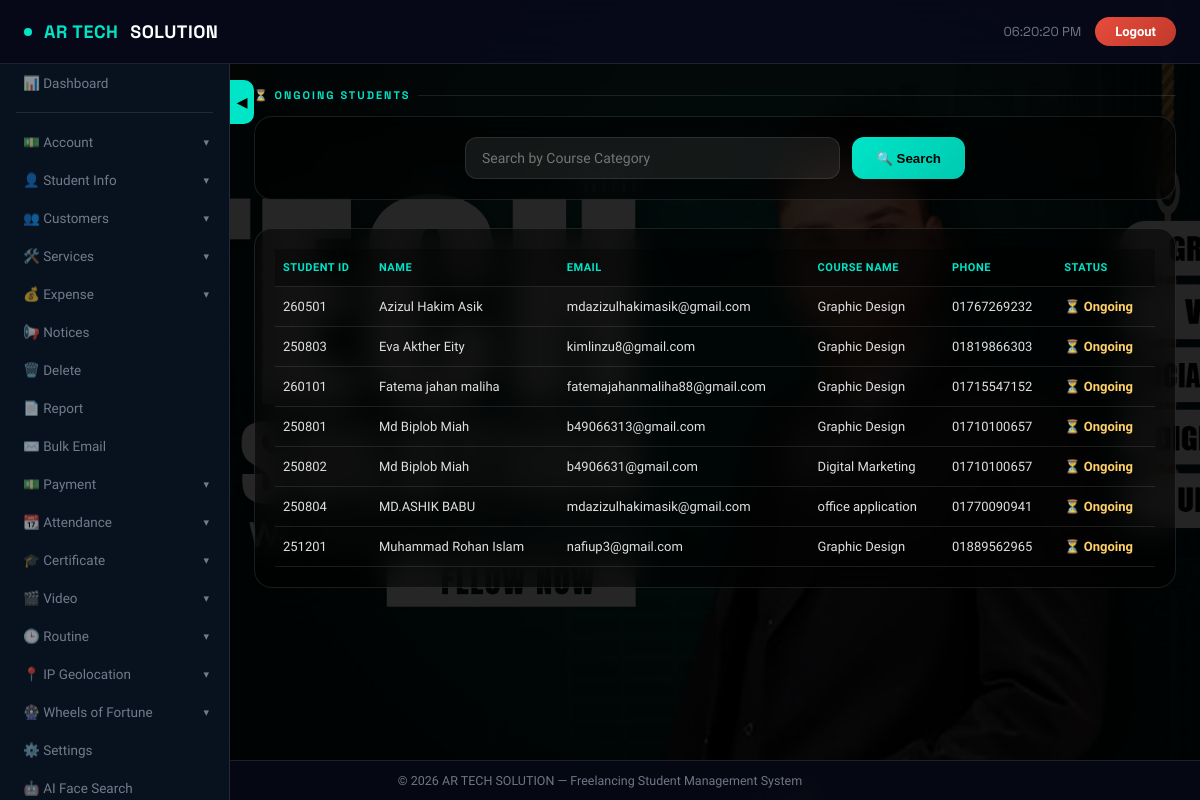
/admin/ongoing_students.php (signed in), run on an earlier commit of the app's database.
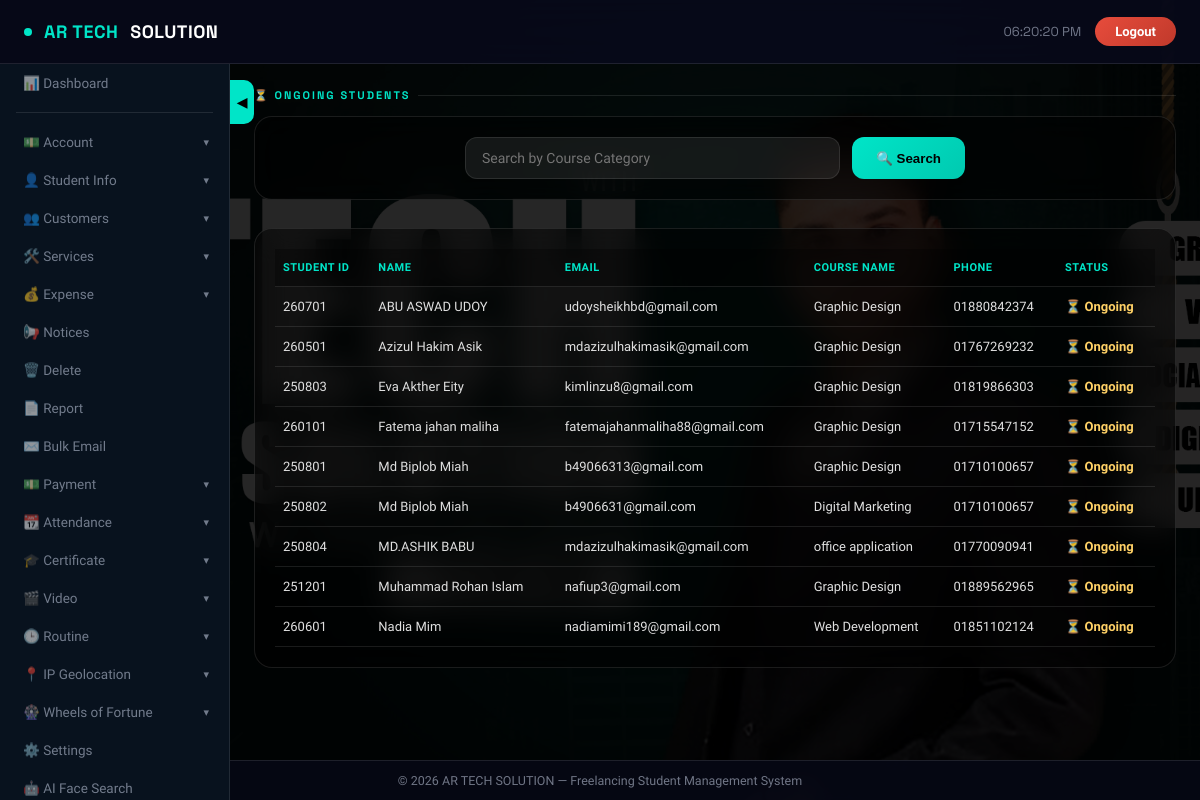
And on a later commit of the database.
### tables this page shows
CREATE TABLE `students` (
  `student_id` int(11) NOT NULL,
  `name` varchar(255) NOT NULL,
  `father_name` varchar(255) DEFAULT NULL,
  `mother_name` varchar(255) DEFAULT NULL,
  `dob` date DEFAULT NULL,
  `present_address` text DEFAULT NULL,
  `permanent_address` text DEFAULT NULL,
  `id_type` enum('NID','Birth ID') NOT NULL,
  `nid_birth_id` varchar(50) DEFAULT NULL,
  `email` varchar(255) NOT NULL,
  `course_category` enum('Web Development','Graphic Design','Digital Marketing','Freelancing','office application') NOT NULL,
  `course_status` enum('ongoing','finished','incomplete') DEFAULT 'ongoing',
  `is_blocked` tinyint(1) DEFAULT 0,
  `issue_date` date DEFAULT NULL,
  `course_start_date` date DEFAULT NULL,
  `course_end_date` date DEFAULT NULL,
  `city` varchar(100) DEFAULT NULL,
  `district` varchar(100) DEFAULT NULL,
  `course_fee` decimal(10,2) DEFAULT NULL,
  `paid_fee` decimal(10,2) DEFAULT NULL,
  `profile_image` varchar(255) DEFAULT NULL,
  `created_at` timestamp NOT NULL DEFAULT current_timestamp(),
  `last_updated` timestamp NOT NULL DEFAULT current_timestamp() ON UPDATE current_timestamp(),
  `phone_number` varchar(20) DEFAULT NULL,
  `gender` varchar(10) DEFAULT NULL,
  `marital_status` varchar(20) DEFAULT NULL,
  `occupation` varchar(50) DEFAULT NULL,
  `religion` varchar(30) DEFAULT NULL,
  `country` varchar(50) DEFAULT NULL
);

### admin/config.php (called while the page is built, shortened)
<?php
if (!isset($conn)) {
    $conn = new mysqli("localhost", "root", "", "freelancing");
}
$settings = [];
$result = $conn->query("SELECT setting_key, setting_value FROM app_settings");
if ($result) {
    while ($row = $result->fetch_assoc()) {
        $settings[$row['setting_key']] = $row['setting_value'];
    }
}
$dark_mode = isset($settings['dark_mode']) && $settings['dark_mode'] == '1';
?>

### admin/ongoing_students.php (the view, shortened to what this page needs)
<?php
require_once 'config.php';
$search_category = '';
if (isset($_GET['category']) && !empty(trim($_GET['category']))) {
    $search_category = $conn->real_escape_string(trim($_GET['category']));
    $sql = "SELECT student_id, name, email, phone_number, course_status, course_category
            FROM students
            WHERE course_status = 'ongoing' AND course_category LIKE '%$search_category%'
            ORDER BY name ASC";
} else {
    $sql = "SELECT student_id, name, email, phone_number, course_status, course_category
            FROM students
            WHERE course_status = 'ongoing'
            ORDER BY name ASC";
}
$result = $conn->query($sql);
?>
<!DOCTYPE html>
<html lang="en">
<head>
</head>
<body class="<?php echo $dark_mode ? 'dark-mode' : ''; ?>">
<nav class="topnav">
    <div style="display:flex;align-items:center;gap:14px;">
        <div class="topnav-brand">
            <div class="brand-dot"></div>
            <span>AR TECH</span> SOLUTION
        </div>
    </div>
    <div class="topnav-right">
        <div class="topnav-time" id="liveClock"></div>
        <a href="logout.php" class="logout-btn">Logout</a>
    </div>
</nav>
<?php
include 'navigation.php';
?>
<div class="sidebar-toggle-pill" id="sidebarToggle">◀</div>
<main class="main" id="mainContent">
    <div class="section-title">⏳ Ongoing Students</div>
    <div class="search-card">
        <form method="GET" action="">
            <input type="text" name="category" placeholder="Search by Course Category" value="<?php echo htmlspecialchars($search_category); ?>">
            <button type="submit">🔍 Search</button>
        </form>
    </div>
    <div class="table-card">
        <?php if ($result->num_rows > 0): ?>
            <div style="overflow-x: auto;">
                <table>
                    <thead>
                        <tr>
                            <th>Student ID</th>
                            <th>Name</th>
                            <th>Email</th>
                            <th>Course Name</th>
                            <th>Phone</th>
                            <th>Status</th>
                        </tr>
                    </thead>
                    <tbody>
                        <?php while($row = $result->fetch_assoc()): ?>
                        <tr>
                            <td><?php echo htmlspecialchars($row['student_id']); ?></td>
                            <td><?php echo htmlspecialchars($row['name']); ?></td>
                            <td><?php echo htmlspecialchars($row['email']); ?></td>
                            <td><?php echo htmlspecialchars($row['course_category']); ?></td>
                            <td><?php echo htmlspecialchars($row['phone_number']); ?></td>
                            <td><span class="status-ongoing">⏳ <?php echo ucfirst($row['course_status']); ?></span></td>
                        </tr>
                        <?php endwhile; ?>
                    </tbody>
                </table>
            </div>
        <?php else: ?>
            <div class="no-data">⏳ No ongoing students found.</div>
        <?php endif; ?>
    </div>
</main>
<div class="footer">
    &copy; <?php echo date("Y"); ?> AR TECH SOLUTION — Freelancing Student Management System
</div>
</body>
</html>

What changed in the data, as far as the page shows it:
added students: student_id "260701", name "ABU ASWAD UDOY", email "udoysheikhbd@gmail.com", course_category "Graphic Design", phone_number "01880842374", course_status "Ongoing"
added students: student_id "260601", name "Nadia Mim", email "nadiamimi189@gmail.com", course_category "Web Development", phone_number "01851102124", course_status "Ongoing"
